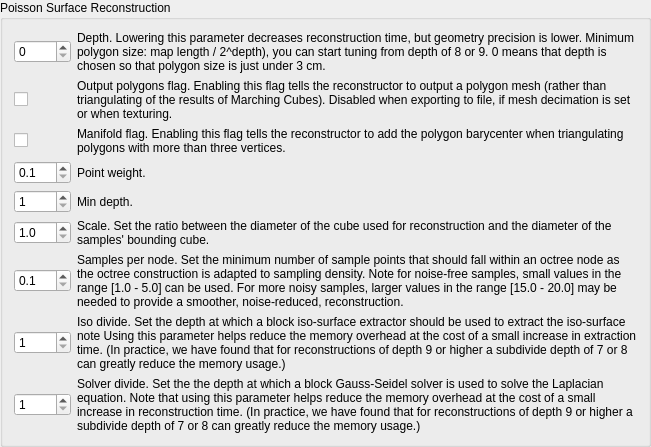
           <widget class="QGroupBox" name="groupBox_poisson">
            <property name="title">
             <string>Poisson Surface Reconstruction</string>
            </property>
            <property name="checkable">
             <bool>false</bool>
            </property>
            <property name="checked">
             <bool>false</bool>
            </property>
            <layout class="QGridLayout" name="gridLayout_14" columnstretch="0,1">
             <item row="0" column="1">
              <widget class="QLabel" name="label_172">
               <property name="text">
                <string>Depth. Lowering this parameter decreases reconstruction time, but geometry precision is lower. Minimum polygon size: map length / 2^depth), you can start tuning from depth of 8 or 9. 0 means that depth is chosen so that polygon size is just under 3 cm.</string>
               </property>
               <property name="wordWrap">
                <bool>true</bool>
               </property>
              </widget>
             </item>
             <item row="7" column="1">
              <widget class="QLabel" name="label_177">
               <property name="text">
                <string>Samples per node. Set the minimum number of sample points that should fall within an octree node as the octree construction is adapted to sampling density. Note for noise-free samples, small values in the range [1.0 - 5.0] can be used. For more noisy samples, larger values in the range [15.0 - 20.0] may be needed to provide a smoother, noise-reduced, reconstruction.</string>
               </property>
               <property name="wordWrap">
                <bool>true</bool>
               </property>
              </widget>
             </item>
             <item row="8" column="0">
              <widget class="QSpinBox" name="spinBox_poisson_iso">
               <property name="minimum">
                <number>1</number>
               </property>
              </widget>
             </item>
             <item row="2" column="1">
              <widget class="QLabel" name="label_176">
               <property name="text">
                <string>Manifold flag. Enabling this flag tells the reconstructor to add the polygon barycenter when triangulating polygons with more than three vertices.</string>
               </property>
               <property name="wordWrap">
                <bool>true</bool>
               </property>
              </widget>
             </item>
             <item row="7" column="0">
              <widget class="QDoubleSpinBox" name="doubleSpinBox_poisson_samples">
               <property name="decimals">
                <number>1</number>
               </property>
               <property name="minimum">
                <double>0.100000000000000</double>
               </property>
               <property name="maximum">
                <double>30.000000000000000</double>
               </property>
              </widget>
             </item>
             <item row="5" column="0">
              <widget class="QDoubleSpinBox" name="doubleSpinBox_poisson_scale">
               <property name="decimals">
                <number>1</number>
               </property>
               <property name="minimum">
                <double>1.000000000000000</double>
               </property>
               <property name="maximum">
                <double>2.000000000000000</double>
               </property>
              </widget>
             </item>
             <item row="3" column="1">
              <widget class="QLabel" name="label_181">
               <property name="text">
                <string>Point weight.</string>
               </property>
               <property name="wordWrap">
                <bool>true</bool>
               </property>
              </widget>
             </item>
             <item row="4" column="1">
              <widget class="QLabel" name="label_182">
               <property name="text">
                <string>Min depth.</string>
               </property>
               <property name="wordWrap">
                <bool>true</bool>
               </property>
              </widget>
             </item>
             <item row="8" column="1">
              <widget class="QLabel" name="label_178">
               <property name="text">
                <string>Iso divide. Set the depth at which a block iso-surface extractor should be used to extract the iso-surface note Using this parameter helps reduce the memory overhead at the cost of a small increase in extraction time. (In practice, we have found that for reconstructions of depth 9 or higher a subdivide depth of 7 or 8 can greatly reduce the memory usage.)</string>
               </property>
               <property name="wordWrap">
                <bool>true</bool>
               </property>
              </widget>
             </item>
             <item row="2" column="0">
              <widget class="QCheckBox" name="checkBox_poisson_manifold">
               <property name="text">
                <string/>
               </property>
              </widget>
             </item>
             <item row="9" column="1">
              <widget class="QLabel" name="label_179">
               <property name="text">
                <string>Solver divide. Set the the depth at which a block Gauss-Seidel solver is used to solve the Laplacian equation. Note that using this parameter helps reduce the memory overhead at the cost of a small increase in reconstruction time. (In practice, we have found that for reconstructions of depth 9 or higher a subdivide depth of 7 or 8 can greatly reduce the memory usage.)</string>
               </property>
               <property name="wordWrap">
                <bool>true</bool>
               </property>
              </widget>
             </item>
             <item row="5" column="1">
              <widget class="QLabel" name="label_180">
               <property name="text">
                <string>Scale. Set the ratio between the diameter of the cube used for reconstruction and the diameter of the samples' bounding cube.</string>
               </property>
               <property name="wordWrap">
                <bool>true</bool>
               </property>
              </widget>
             </item>
             <item row="1" column="0">
              <widget class="QCheckBox" name="checkBox_poisson_outputPolygons">
               <property name="text">
                <string/>
               </property>
              </widget>
             </item>
             <item row="9" column="0">
              <widget class="QSpinBox" name="spinBox_poisson_solver">
               <property name="minimum">
                <number>1</number>
               </property>
              </widget>
             </item>
             <item row="1" column="1">
              <widget class="QLabel" name="label_outputPolygons">
               <property name="text">
                <string>Output polygons flag. Enabling this flag tells the reconstructor to output a polygon mesh (rather than triangulating of the results of Marching Cubes). Disabled when exporting to file, if mesh decimation is set or when texturing.</string>
               </property>
               <property name="wordWrap">
                <bool>true</bool>
               </property>
              </widget>
             </item>
             <item row="3" column="0">
              <widget class="QDoubleSpinBox" name="doubleSpinBox_poisson_pointWeight">
               <property name="decimals">
                <number>1</number>
               </property>
               <property name="minimum">
                <double>0.100000000000000</double>
               </property>
              </widget>
             </item>
             <item row="4" column="0">
              <widget class="QSpinBox" name="spinBox_poisson_minDepth">
               <property name="minimum">
                <number>1</number>
               </property>
              </widget>
             </item>
             <item row="0" column="0">
              <widget class="QSpinBox" name="spinBox_poisson_depth">
               <property name="minimum">
                <number>0</number>
               </property>
              </widget>
             </item>
            </layout>
           </widget>
